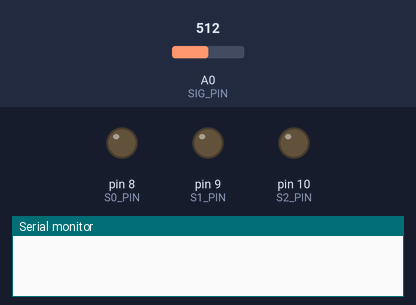
The sketch below on a simulated Arduino Uno, built with avr-gcc and run on an emulated ATmega328P. Shown: output pins drawn as LEDs (lit = HIGH), the last lines printed to the serial monitor. The inputs (shaded band) are chosen by the test bench; at power-on: A0 (SIG_PIN) = 512.

Above: at 0.1 s.
At 5.2 s:
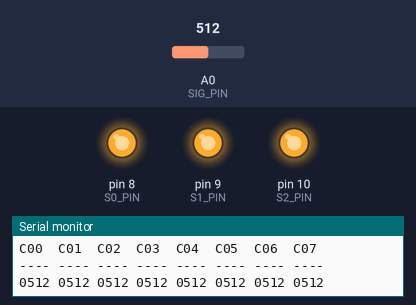
Timing chart, 0 to 6.7 s (numbered marks = the images above):
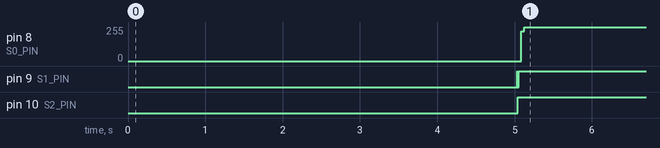

The sketch:

4051.ino
```cpp
/*
  4051 8-channels analog mux/demux module which can switch also negative
  analog signals

  - VCC supply is 2V - 6V.

  - VEE negative power supply is 0V to -6V (can be connected to ground
    shorting the pads on the module).

  - Attention VCC – VEE must not exceed 10V according to datasheet, the
    chip on the sparkfun module works well in that range, but the chip
    on the violet chinese module already burned at 8V difference
    -> it is working safe up to a difference of 6.6V.

  - Z is the input/output signal pin which must be between VEE and VCC.

  - E is the active low enable channels pin
    (it has a 10kΩ pull-down to GND).

  - The VEE, VCC, and GND (also called GD) pins are connected to each
    other on both sides of the module and there is no need to supply
    power to both sides.
*/

// Mux digital control pins
const byte S0_PIN = 8;
const byte S1_PIN = 9;
const byte S2_PIN = 10;
const byte controlPin[] = {S0_PIN, S1_PIN, S2_PIN};

// Mux analog signal pin
const byte SIG_PIN = A0;

int readMux(byte channel)
{
  for (int i = 0; i < 3; i++)
    digitalWrite(controlPin[i], bitRead(channel, i));
  return analogRead(SIG_PIN);
}

void setup()
{
  // Init Serial (leave Serial Monitor open to see all messages)
  Serial.begin(9600); delay(5000); // wait 5s that Serial is ready

  for (int i = 0; i < 3; i++)
  {
    pinMode(controlPin[i], OUTPUT);
    digitalWrite(controlPin[i], LOW);
  }

  for (int i = 0; i < 8; i ++)
  {
    char result[6];
    sprintf(result, "C%02d  ", i);
    Serial.print(result);
  }
  Serial.println();
  for (int i = 0; i < 8; i ++)
    Serial.print("---- ");
  Serial.println();
  Serial.println();
}

void loop()
{
  for (int i = 0; i < 8; i ++)
  {
    char result[6];
    sprintf(result, "%04d ", readMux(i));
    Serial.print(result);
  }
  Serial.println();
  Serial.println();
  delay(1000);
}
```

Measured:
- by itself, pin 8 (S0_PIN): 0/255 → 255/255 at 5.1 s
- by itself, pin 9 (S1_PIN): LOW → HIGH at 5.0 s, → LOW 0.01 s later, → HIGH 0.01 s later
- by itself, pin 10 (S2_PIN): LOW → HIGH at 5.0 s
